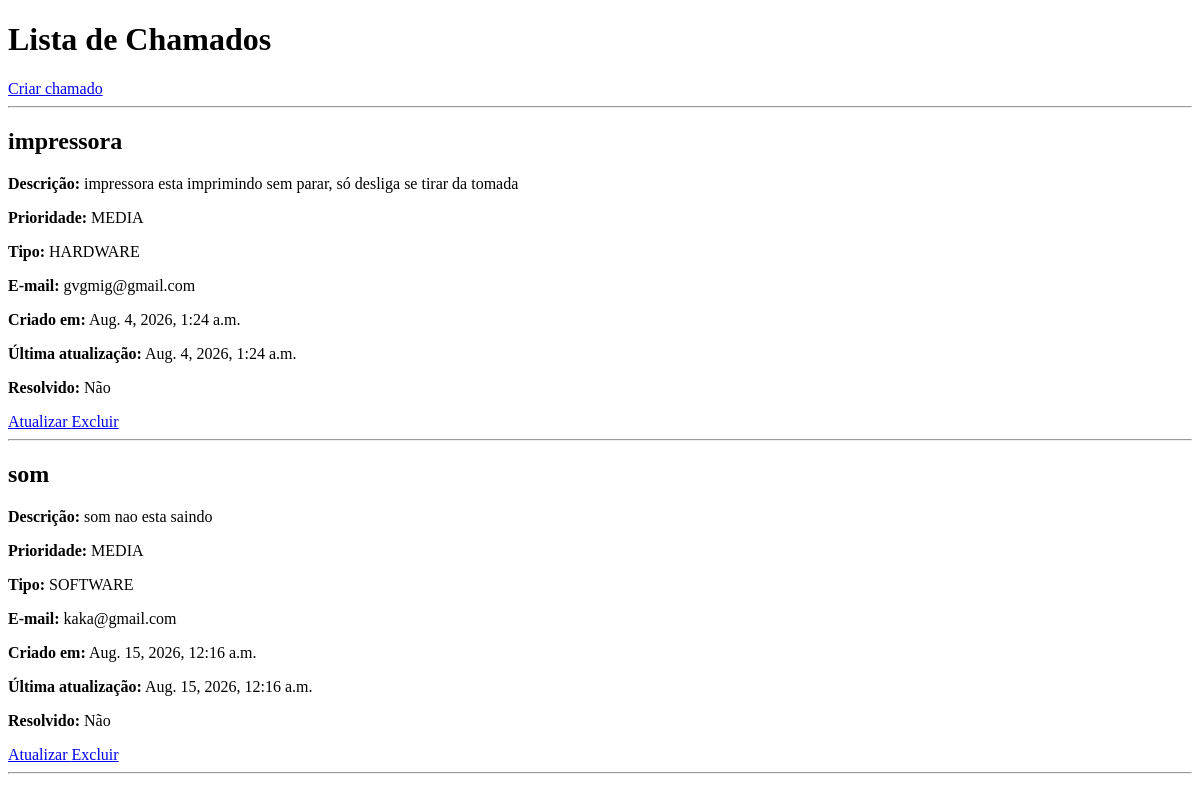
Before: / with the older database file.
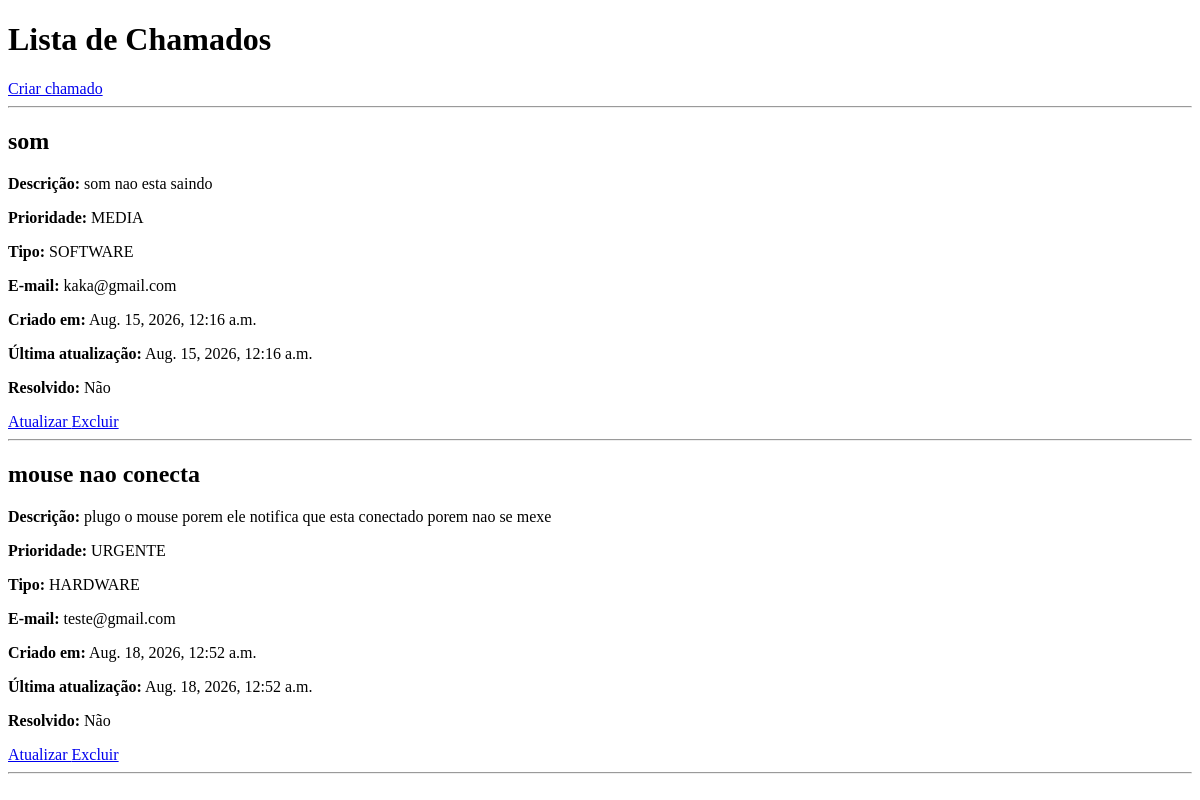
After: the same page with the newer database file.
### chamados/models.py (models this page shows, shortened)
class Chamado(models.Model):
    titulo = models.CharField(max_length=50)
    descricao = models.CharField(max_length=100)
    prioridade = models.CharField(max_length=7,choices=PRIORIDADE_CHOICES)
    tipo = models.CharField(max_length=8,choices=TIPO_CHOICES)
    data_criacao = models.DateTimeField(auto_now_add=True)
    atualizado_em = models.DateTimeField(auto_now=True)
    email = models.EmailField()
    resolvido = models.BooleanField(default=False)

### chamados/views.py (the view)
# urls.py: path('',views.ChamadoListView.as_view(), name="listar_chamados"),
class ChamadoListView(ListView):
    model = Chamado
    template_name = 'chamados/listar_chamados.html'
    context_object_name = 'chamados'

### chamados/templates/chamados/listar_chamados.html (shortened to what this page needs)
<!DOCTYPE html>
<html lang="pt-br">
<head>
</head>
<body>
    <h1>Lista de Chamados</h1>
    <a href="{% url 'form_criar_chamado' %}">
        Criar chamado
    </a>
    <hr>
    {% for chamado in chamados %}
        <h2>{{ chamado.titulo }}</h2>
        <p>
            <strong>Descrição:</strong>
            {{ chamado.descricao }}
        </p>
        <p>
            <strong>Prioridade:</strong>
            {{ chamado.get_prioridade_display }}
        </p>
        <p>
            <strong>Tipo:</strong>
            {{ chamado.get_tipo_display }}
        </p>
        <p>
            <strong>E-mail:</strong>
            {{ chamado.email }}
        </p>
        <p>
            <strong>Criado em:</strong>
            {{ chamado.data_criacao }}
        </p>
        <p>
            <strong>Última atualização:</strong>
            {{ chamado.atualizado_em }}
        </p>
        <p>
            <strong>Resolvido:</strong>
            {% if chamado.resolvido %}
                Sim
            {% else %}
                Não
            {% endif %}
        </p>
        <a href="{% url 'atualizar_status' chamado.id %}">
            Atualizar
        </a>
        <a href="{% url 'excluir_chamado' chamado.id %}">
            Excluir
        </a>
        <hr>
    {% empty %}
        <p>Nenhum chamado cadastrado.</p>
    {% endfor %}
</body>
</html>

Changed rows visible on the page:
removed Chamado: titulo "impressora", descricao "impressora esta imprimindo sem parar, só desliga se tirar da tomada", prioridade "MEDIA", tipo "HARDWARE", email "gvgmig@gmail.com", data_criacao "Aug. 4, 2026, 1:24 a.m.", atualizado_em "Aug. 4, 2026, 1:24 a.m.", resolvido "Não"
added Chamado: titulo "mouse nao conecta", descricao "plugo o mouse porem ele notifica que esta conectado porem nao se mexe", prioridade "URGENTE", tipo "HARDWARE", email "teste@gmail.com", data_criacao "Aug. 18, 2026, 12:52 a.m.", atualizado_em "Aug. 18, 2026, 12:52 a.m.", resolvido "Não"
